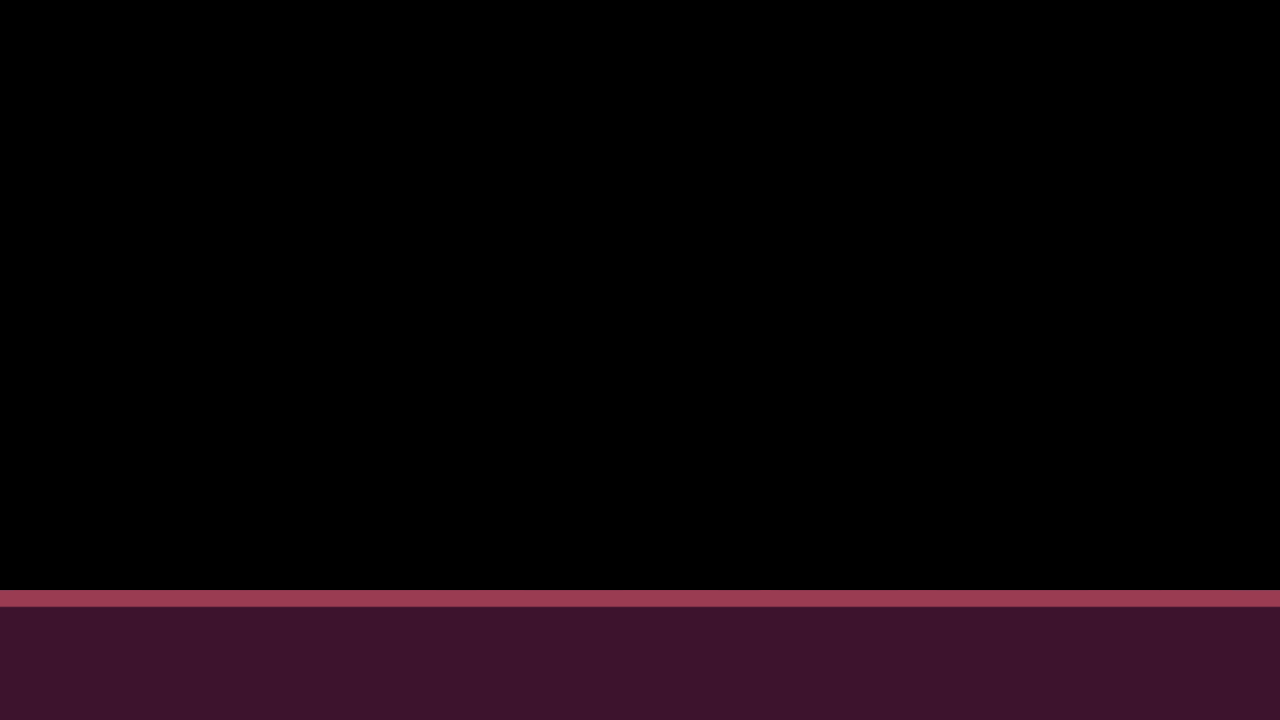

Rendered tile map (Tiled .tmx) drawn with the repository's tilesets; below, a short description and the map source with its tile grids summarised:
An orthogonal 128x72 tile map with 10x10 px tiles, 1 tile layer (Tile Layer 1).

<map version="1.9" tiledversion="1.9.2" orientation="orthogonal" renderorder="right-down" width="128" height="72" tilewidth="10" tileheight="10" infinite="0" nextlayerid="2" nextobjectid="1">
 <tileset firstgid="1" source="../Map.tsx" />
 <layer id="1" name="Tile Layer 1" width="128" height="72">
  <data>[9216 cells, 1664 non-empty, 1664 distinct tile ids]</data>
 </layer>
</map>
